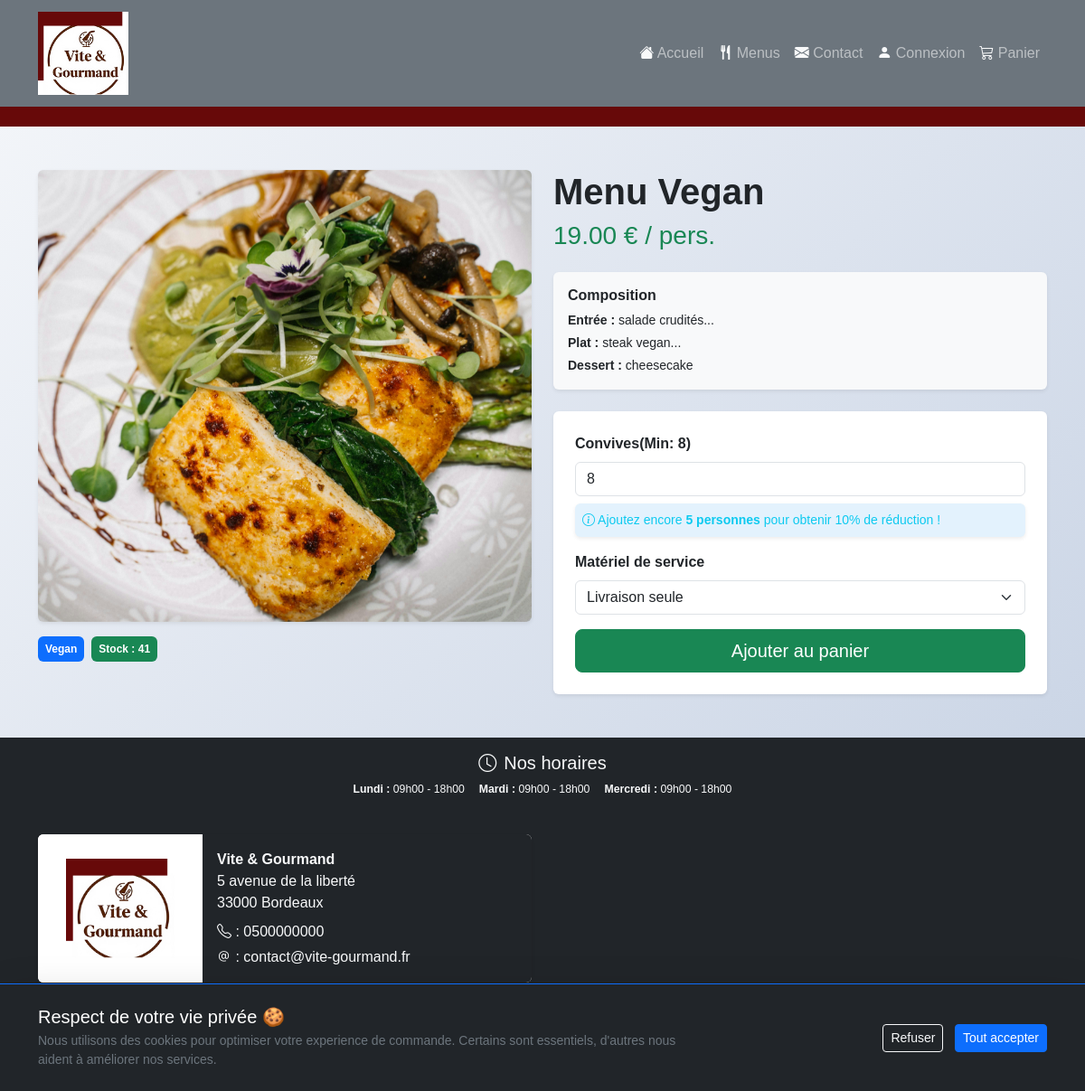
The page /app/Views/admin/index.php?page=menu_detail&id=3 on the database its author committed.
### tables this page shows
CREATE TABLE menus (
  id INT NOT NULL AUTO_INCREMENT PRIMARY KEY,
  title VARCHAR(150) NOT NULL,
  description TEXT NOT NULL,
  starter VARCHAR(255),
  main_course VARCHAR(255),
  dessert VARCHAR(255),
  price DECIMAL(10,2) NOT NULL,
  min_people INT NOT NULL,
  remaining_quantity INT NOT NULL,
  conditions TEXT,
  image VARCHAR(255),
  theme_id INT NOT NULL,
  diet_id INT NOT NULL,
  allergens TEXT,
  is_active TINYINT,
  created_at DATETIME,
  FOREIGN KEY (theme_id) REFERENCES themes (id),
  FOREIGN KEY (diet_id) REFERENCES diets (id)
);

CREATE TABLE diets (
  id INT NOT NULL AUTO_INCREMENT PRIMARY KEY,
  name VARCHAR(100) NOT NULL
);

CREATE TABLE opening_hours (
  id INT NOT NULL AUTO_INCREMENT PRIMARY KEY,
  day_name VARCHAR(20) NOT NULL,
  open_time TIME,
  close_time TIME,
  is_closed TINYINT
);

### app/Controllers/MenuController.php (called while the page is built, shortened)
<?php
require_once ROOT . 'app/Repositories/MenuRepository.php';
class MenuController {
private function getRepo() {
        $db = (new Database())->getConnection();
        return new MenuRepository($db);
    }
    public function detail() {
        $id = isset($_GET['id']) ? (int)$_GET['id'] : 0;
        $menuRepo = $this->getRepo();
        $menu = $menuRepo->findById($id);
     require_once ROOT . 'app/Views/menu_detail.php';
     }
     }

### app/Repositories/MenuRepository.php (called while the page is built, shortened)
<?php
class MenuRepository {
    private $db;
    public function __construct($db) {
        $this->db = $db;
    }
    public function findById($id) {
        $sql = "SELECT m.*, t.name as theme_name, d.name as diet_name
                FROM menus m
                LEFT JOIN themes t ON m.theme_id = t.id
                LEFT JOIN diets d ON m.diet_id = d.id
                WHERE m.id = ?";
        $stmt = $this->db->prepare($sql);
        $stmt->execute([$id]);
        $stmt->setFetchMode(PDO::FETCH_CLASS, 'Menu');
        return $stmt->fetch();
    }
}

### autoload.php (called while the page is built, shortened)
<?php
spl_autoload_register(function ($class) {
    $sources = [
        'app/Entities/',
        'app/Repositories/',
        'app/Controllers/',
        'Config/',
        'Services/'
    ];
    foreach ($sources as $source) {
        $file = __DIR__ . '/' . $source . $class . '.php';
        if (file_exists($file)) {
            return;
        }
    }
});

### app/Entities/Menu.php (called while the page is built, shortened)
<?php
class Menu implements JsonSerializable {
    private $title;
    private $price;
    private $image;
    private $min_people;
    private $remaining_quantity;
    private $diet_name;
    private $starter;
    private $main_course;
    private $dessert;
    public function getTitle() { return htmlspecialchars($this->title); }
    public function getPrice() { return $this->price; }
    public function getMinPeople() { return $this->min_people; }
    public function getRemainingQuantity() { return $this->remaining_quantity; }
    public function getDietName() { return $this->diet_name ?? 'Standard'; }
    public function getStarter() { return $this->starter; }
    public function getMainCourse() { return $this->main_course; }
    public function getDessert() { return $this->dessert; }
    public function getAllImages() {
    return array_map('trim', explode(',', $this->image));
}
}

### app/Repositories/OpeningHoursRepository.php (called while the page is built, shortened)
<?php
class OpeningHoursRepository {
    private $db;
    public function __construct($db) {
        $this->db = $db;
    }
    public function findAll() {
        $query = "SELECT * FROM opening_hours ORDER BY id ASC";
        $stmt = $this->db->query($query);
        return $stmt->fetchAll(PDO::FETCH_CLASS, 'OpeningHours');
    }
}

### app/Entities/OpeningHours.php (called while the page is built, shortened)
<?php
class OpeningHours {
    private $day_name;
    private $open_time;
    private $close_time;
    private $is_closed;
    public function getDayName() { return $this->day_name; }
    public function getOpenTime() {
        return $this->open_time ? (new DateTime($this->open_time))->format('H:i') : '';
    }
    public function getCloseTime() {
        return $this->close_time ? (new DateTime($this->close_time))->format('H:i') : '';
    }
    public function isClosed() {
        return (bool)$this->is_closed;
    }
}

### app/Views/menu_detail.php (the view, shortened to what this page needs)
<?php
require_once ROOT . 'includes/header.php';
require_once ROOT . 'includes/navbar.php';
?>
<div class="container my-5">
    <div class="row mt-4">
        <div class="col-md-6 mb-4">
            <div id="menuCarousel" class="carousel slide shadow-sm rounded" data-bs-ride="carousel">
                <div class="carousel-inner rounded">
                    <?php foreach ($menu->getAllImages()  as $index => $img): ?>
                        <div class="carousel-item <?= $index === 0 ? 'active' : '' ?>">
                            <img src="/public/assets/img/menus/<?= trim($img) ?>" class="d-block w-100" style="height: 500px; object-fit: cover;" alt="Image menu">
                        </div>
                    <?php endforeach; ?>
                </div>
            </div>
            <div class="d-flex gap-2 mt-3">
                <span class="badge bg-primary p-2"><?= htmlspecialchars($menu->getDietName() ?? 'Classique') ?></span>
                <span class="badge <?= $menu->getRemainingQuantity() > 0 ? 'bg-success' : 'bg-danger' ?> p-2">
                    Stock : <?= $menu->getRemainingQuantity() ?>
                </span>
            </div>
        </div>
        <div class="col-md-6">
            <h1 class="display-6 fw-bold"><?= htmlspecialchars($menu->getTitle()) ?></h1>
            <p class="h3 text-success mb-4"><?= number_format($menu->getPrice(), 2) ?> € / pers.</p>
            <div class="card border-0 shadow-sm bg-light mb-4">
                <div class="card-body">
                    <h6 class="fw-bold">Composition</h6>
                    <p class="small mb-1"><strong>Entrée :</strong> <?= htmlspecialchars($menu->getStarter() ?? '') ?></p>
                    <p class="small mb-1"><strong>Plat :</strong> <?= htmlspecialchars($menu->getMainCourse() ?? '') ?></p>
                    <p class="small mb-0"><strong>Dessert :</strong> <?= htmlspecialchars($menu->getDessert() ?? '')  ?></p>
                </div>
            </div>
            <form action="index.php?page=add_to_cart" method="POST" id="orderForm" class="card p-4 shadow-sm border-0">
    <div class="mb-3">
        <label class="form-label fw-bold">Convives(Min: <span id="minPeople"><?= $menu->getMinPeople() ?></span>)</label>
        <input type="number" name="number_people" id="number_people" class="form-control"
               value="<?= $menu->getMinPeople() ?>" min="<?= $menu->getMinPeople() ?>"
               data-stock="<?= $menu->getRemainingQuantity() ?>">
               <div id="promo-message" class="mt-2 small p-2 rounded d-none"></div>
                </div>
    <div class="mb-3">
        <label class="form-label fw-bold">Matériel de service</label>
        <select name="equipment_ready" id="equipment_ready" class="form-select">
            <option value="0">Livraison seule</option>
        </select>
    </div>
    <button type="submit" class="btn btn-success btn-lg w-100" id="orderBtn"
            data-logged="<?= isset($_SESSION['user']) ? '1' : '0' ?>">
        Ajouter au panier
    </button>
</form>
        </div>
    </div>
</div>
<?php require_once ROOT . 'includes/footer.php'; ?>

### includes/footer.php (shortened to what this page needs)
<footer class="bg-dark text-light mt-5">
    <div class="text-center py-3">
        <h5><i class="bi bi-clock me-2"></i>Nos horaires</h5>
        <div class="d-flex flex-wrap justify-content-center gap-3 small">
            <?php
$hours_to_display = $opening_hours ?? $GLOBALS['opening_hours'] ?? [];
?>
<div class="d-flex flex-wrap justify-content-center gap-3 small">
    <?php if (!empty($hours_to_display)): ?>
        <?php foreach ($hours_to_display as $hour): ?>
            <span>
                <strong><?= htmlspecialchars($hour->getDayName()) ?> :</strong>
                <?php if ($hour->isClosed()): ?>
                    <span class="text-danger">Fermé</span>
                <?php else: ?>
                    <?= date('H\hi', strtotime($hour->getOpenTime())) ?> - <?= date('H\hi', strtotime($hour->getCloseTime())) ?>
                <?php endif; ?>
            </span>
        <?php endforeach; ?>
    <?php else: ?>
        <span>Horaires non disponibles</span>
    <?php endif; ?>
</div>
        </div>
    </div>
    <?php if (!isset($_COOKIE['cookie_consent'])): ?>
        <div id="cookie-banner" class="fixed-bottom bg-dark text-white p-4 shadow-lg border-top border-primary" style="z-index: 9999;">
            <div class="container">
                <div class="row align-items-center">
                    <div class="col-md-8">
                        <h5 class="mb-1">Respect de votre vie privée 🍪</h5>
                        <p class="small mb-0 text-secondary">
                            Nous utilisons des cookies pour optimiser votre experience de commande.
                            Certains sont essentiels, d'autres nous aident à améliorer nos services.
                        </p>
                    </div>
                    <div class="col-md-4 text-md-end mt-3 mt-md-0">
                        <a href="index.php?page=set_cookie&choice=refused" class="btn btn-outline-light btn-sm me-2">Refuser</a>
                        <a href="index.php?page=set_cookie&choice=accepted" class="btn btn-primary btn-sm">Tout accepter</a>
                    </div>
                </div>
            </div>
        </div>
    <?php  endif; ?>
    <div class="container py-4">
        <div class="row">
            <div class="col-lg-6 col-md-8 mx-auto mx-lg-0">
                <div class="card row g-0 flex-column flex-lg-row overflow-hidden border-secondary">
                    <div class="col-lg-4 bg-white d-flex align-items-center justify-content-center p-2">
                        <img class="img-fluid" src="/public/assets/img/imgAcc/logo.jpg" alt="logo" width="120" style="max-width: 120px; height: auto; display: inline-block;" />
                    </div>
                    <div class="col-lg-8 card-body bg-dark text-light">
                        <p class="mb-2"><strong>Vite & Gourmand</strong><br> 5 avenue de la liberté <br> 33000 Bordeaux</p>
                        <p class="mb-1"><i class="bi bi-telephone"></i> : 0500000000 </p>
                        <p class="mb-0"><i class="bi bi-at"></i> : contact@vite-gourmand.fr</p>
                    </div>
                </div>
            </div>
        </div>
        <div class="text-end py-2 mt-3">
            <a href="index.php?page=home" class="text-light me-2">Accueil</a>
            <a href="index.php?page=contact" class="text-light me-2">Contact</a>
            <a href="index.php?page=mentions-legales" class="text-light me-2">Mentions légales</a>
            <a href="index.php?page=cgv" class="text-light">CGV</a>
        </div>
    </div>
    <div class="text-center py-2" style="background-color: #660909;">
    </div>
</footer>
</body>
</html>

### public/assets/css/style.css (style rules this page uses)
body { font-family: Arial, sans-serif; background: linear-gradient(135deg, #f5f7fa 0%, #c3cfe2 100%); min-height: 100vh; }
.alert-info { background-color: #e3f2fd; color: #0c5460; }
.card { border: none; box-shadow: 0 0.125rem 0.25rem rgba(0, 0, 0, 0.075); }

### rows shown on the page
menus: image (picture), diet.name "Vegan", remaining_quantity "41", title "Menu Vegan", price "19.00", starter "salade crudités...", main_course "steak vegan...", dessert "cheesecake", min_people "8", number_people "8"
opening_hours: day_name "Lundi", open_time "09h00", close_time "18h00"
opening_hours: day_name "Mardi", open_time "09h00", close_time "18h00"
opening_hours: day_name "Mercredi", open_time "09h00", close_time "18h00"
